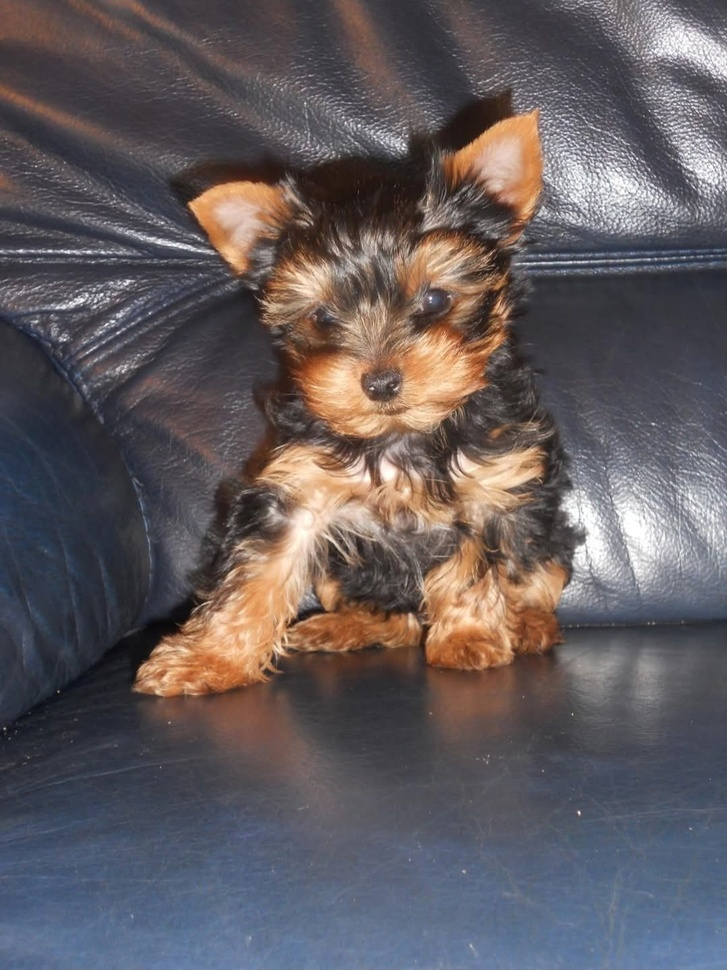
#> input picture Image/Harry_bebe.jpeg, 727 x 970 px, shrunk from 1079 x 1440 before the run
$ python 6_2_niveaux_de_gris.py
#> lines starting #> are read from the running program, lines starting #| are printed output that depends on the picture
"""
====================================================
 Section 6.2 — Conversion en niveaux de gris
====================================================
cv2.cvtColor applique une combinaison linéaire pondérée :
    Gris = 0.299*R + 0.587*V + 0.114*B
Ces poids reflètent la sensibilité de l'œil humain aux couleurs.
"""

import cv2
import matplotlib.pyplot as plt

# ── 1. Lecture de l'image ───────────────────────────────────────────────────
img = cv2.imread("../Image/Harry_bebe.jpeg")
#> img is the input picture: shape (970, 727, 3); mean B, G, R 94.2, 91.5, 98.5

if img is None:
    raise FileNotFoundError("Image non trouvée. Vérifiez le chemin.")

# ── 2. Conversion BGR → Niveaux de gris ────────────────────────────────────
gris = cv2.cvtColor(img, cv2.COLOR_BGR2GRAY)
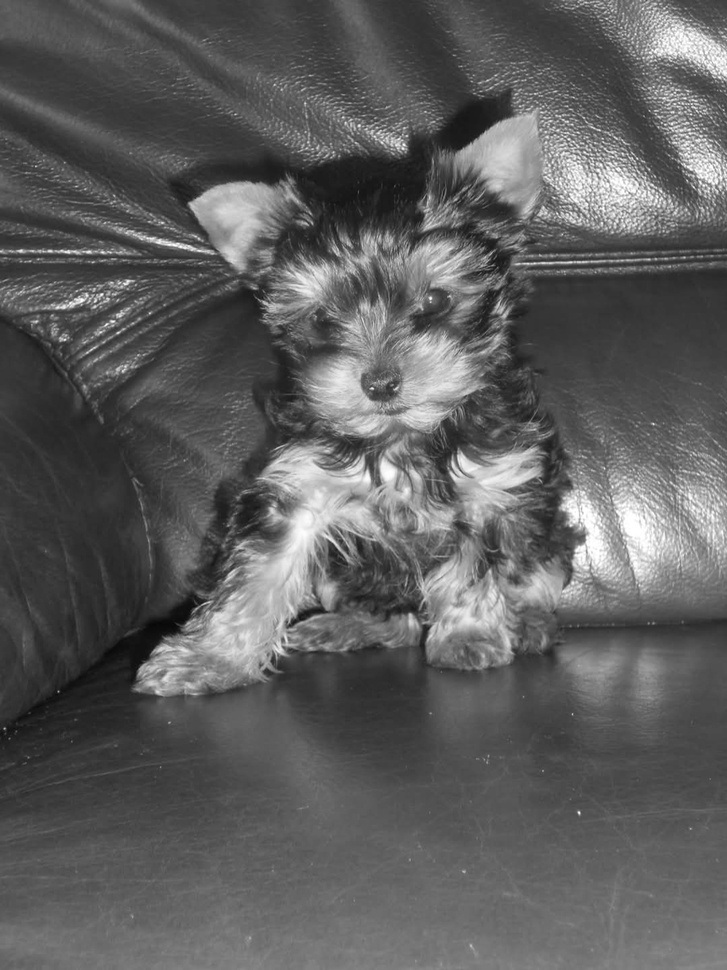
#> gris: shape (970, 727); min 6, max 255, mean 93.9

print("Forme image couleur :", img.shape)   # (hauteur, largeur, 3)
#| Forme image couleur : (970, 727, 3)
print("Forme niveaux gris  :", gris.shape)  # (hauteur, largeur)  — 1 seul canal
#| Forme niveaux gris  : (970, 727)

# ── 3. Affichage comparatif ─────────────────────────────────────────────────
img_rgb = cv2.cvtColor(img, cv2.COLOR_BGR2RGB)

fig, axes = plt.subplots(1, 2, figsize=(12, 5))

axes[0].imshow(img_rgb)
axes[0].set_title("Image couleur (RGB)")
axes[0].axis("off")

axes[1].imshow(gris, cmap="gray")
axes[1].set_title("Niveaux de gris")
axes[1].axis("off")

plt.suptitle("Comparaison couleur vs niveaux de gris", fontsize=14)
plt.tight_layout()
plt.show()
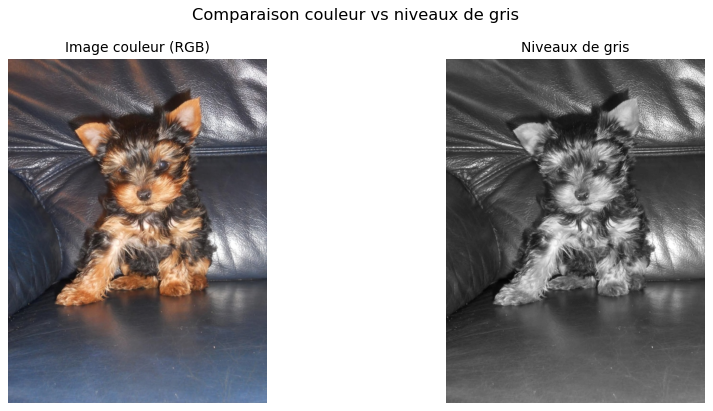
#> figure drawn by matplotlib, 2 panels
